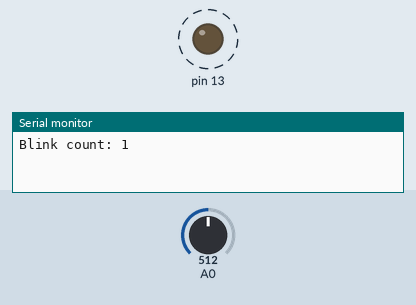
Bench run of a sketch on a simulated Arduino Uno, built with avr-gcc and run on an emulated ATmega328P. Shown: output pins drawn as LEDs (lit = HIGH), the last lines printed to the serial monitor. Dashed ring = blinking. Inputs (shaded band) come from the test bench; at power-on: A0 = 512.

Above: at 1.9 s.
2.0 s: A0 set to 122
At 2.71 s:
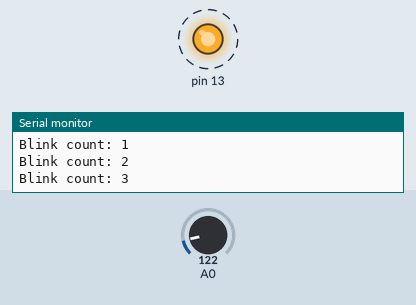
5.5 s: A0 set to 0
At 5.76 s:
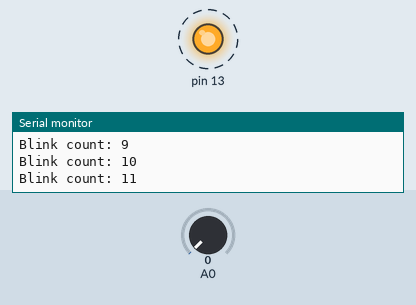
Timing chart, 0 to 15.0 s (numbered marks = the images above; inputs shaded):
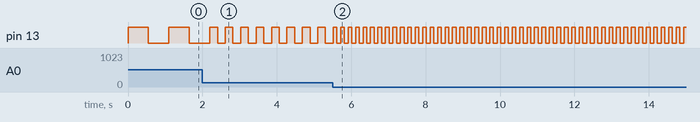

Measured:
- after the input at 2.0 s, pin 13: alternates HIGH for 0.21 s and LOW for 0.21 s, starting after 0.41 s
- after the input at 5.5 s, pin 13: alternates HIGH for 0.10 s and LOW for 0.10 s, starting after 0.12 s
- by itself, pin 13: alternates HIGH for 0.55 s and LOW for 0.55 s

The sketch:

led_blink.ino
```cpp
/*
Author: ANANT PRIYADARSHI
Date: 30-06-2026
Description: LED blink with serial counter and potentiometer speed control
*/

int count = 0;
int potValue = 0;
int delayTime = 500;

void setup() {
  pinMode(13, OUTPUT);
  Serial.begin(9600);
}

void loop() {
  potValue = analogRead(A0);
  delayTime = map(potValue, 0, 1023, 100, 1000);

  digitalWrite(13, HIGH);
  delay(delayTime);
  digitalWrite(13, LOW);
  delay(delayTime);

  count++;
  Serial.print("Blink count: ");
  Serial.println(count);
}
```
